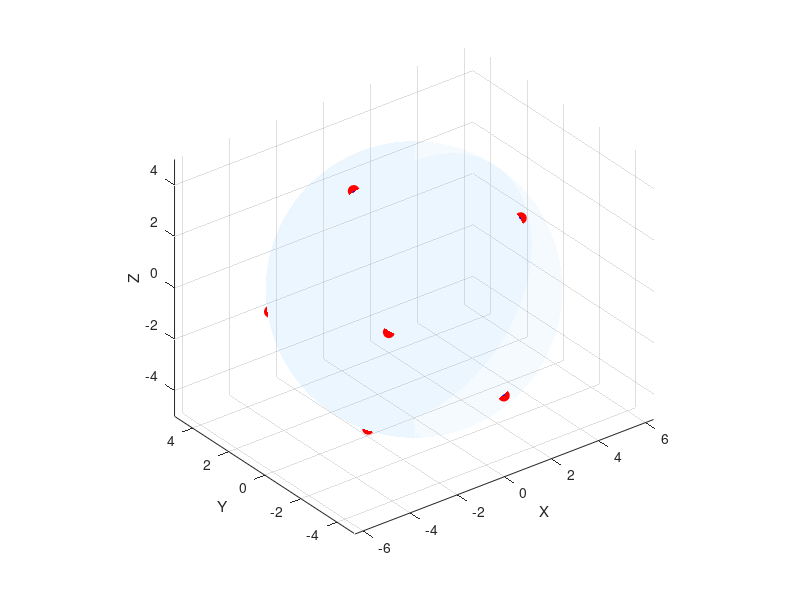

The MATLAB script that drew this image:
clear; clc; close all;

% Number of points
P = 9;                  
N = floor((P-1)/2);         % Since P = 2N + 1 works best for odd P
K = 3; % nearest neighbor
R = 5; % Sphere radius

% Golden ratio
phi_golden = (1 + sqrt(5)) / 2;

% Generate indices
idx = -N:N;

% Latitude and phi
theta_pos = acos(2*idx/P);      % latitude
theta = diff(theta_pos);
phi_pos = 2*pi*idx/phi_golden;  % longitude
phi = diff(phi_pos);
phi = phi(1) ;

theta_tmp = theta_pos(1);
phi_tmp = phi_pos(1);

x = zeros(1,P-1);
y = zeros(1,P-1);
z = zeros(1,P-1);

for i = 1:P-1
    % Cartesian coordinates of Fibonacci points
    x(i) = R * sin(theta_tmp) .* cos(phi_tmp);
    y(i) = R * sin(theta_tmp) .* sin(phi_tmp);
    z(i) = R * cos(theta_tmp);
    theta_tmp = theta_tmp + theta(i);
    phi_tmp = phi_tmp + phi;
end
x(P) = R * sin(theta_tmp) .* cos(phi_tmp);
y(P) = R * sin(theta_tmp) .* sin(phi_tmp);
z(P) = R * cos(theta_tmp);

points = [x(:), y(:), z(:)];

% Compute geodesic distances between all pairs
geo_distances_all = zeros(P, P);
for i = 1:P
    for j = 1:P
        if i ~= j
            a = points(i, :);
            b = points(j, :);
            dot_product = dot(a, b);
            geo_distances_all(i, j) = R * acos(dot_product / (R^2));
        else
            geo_distances_all(i, j) = Inf;  % ignore self-distance
        end
    end
end

% Compute geodesic distances between all pairs
cartesian_distances_all = zeros(P, P);
for i = 1:P
    for j = 1:P
        if i ~= j
            a = points(i, :);
            b = points(j, :);
            cartesian_distances_all(i, j) = sqrt(sum((a-b).^2));
        else
            cartesian_distances_all(i, j) = Inf;  % ignore self-distance
        end
    end
end


% Find 3 nearest neighbors for each point
disp('Geodesic distances to 3 nearest neighbors:');
neighbor_indices = zeros(P, K);
dist_vals = zeros(P, K);
for i = 1:P
    distances = cartesian_distances_all(i, :);
    [sorted_dists, sorted_idx] = sort(distances);
    neighbor_indices(i, :) = sorted_idx(1:K); % store neighbor indices
    dist_vals(i,:) = sorted_dists(1:K);
    fprintf('Point %d: %.4f, %.4f, %.4f\n', i-1, sorted_dists(1:K));
end

% Compute average distance per point
overall_avg_distance = mean(mean(dist_vals, 2)); % Mean across each row

% --- Plot ---
figure;
hold on;

% Draw semi-transparent sphere
[XS, YS, ZS] = sphere(100);   
surf(R*XS, R*YS, R*ZS, ...
    'FaceAlpha', 0.1, ...
    'EdgeColor', 'none', ...
    'FaceColor', [0.6 0.8 1]); 

% d2 = zeros(1, P-1);
% % Plot points
% for i = 1:P-1
%     % Compute squared distances to all other points
%     d2(i) = sqrt(sum((points(i,:) - points(i+1,:)).^2));
% end
% mean_distance = round(mean(d2), 3);

% plot3(x, y, z, '-o', ...
%     'MarkerSize', 3, ...
%     'MarkerFaceColor', 'b', ...
%     'Color', [0.1 0.2 0.8], ...
%     'LineWidth', 1);
%scatter3(x, y, z);

% Plot the points
plot3(x, y, z, 'ro', 'MarkerSize', 8, 'MarkerFaceColor', 'r');
% Draw lines to 3 nearest neighbors
for i = 1:P
    for j = 1:K
        neighbor_idx = neighbor_indices(i, j);
        line_x = [points(i,1), points(neighbor_idx,1)];
        line_y = [points(i,2), points(neighbor_idx,2)];
        line_z = [points(i,3), points(neighbor_idx,3)];
        plot3(line_x, line_y, line_z, 'b-');
    end
end
% Formatting
axis equal;
xlabel('X'); ylabel('Y'); zlabel('Z');
grid on;
view(3);
hold off;

% % Plot histogram
% figure;
% var_theta = diff(theta);
% histogram(var_theta, 'Normalization', 'pdf')
% title("Histogram of diference between thetas")
